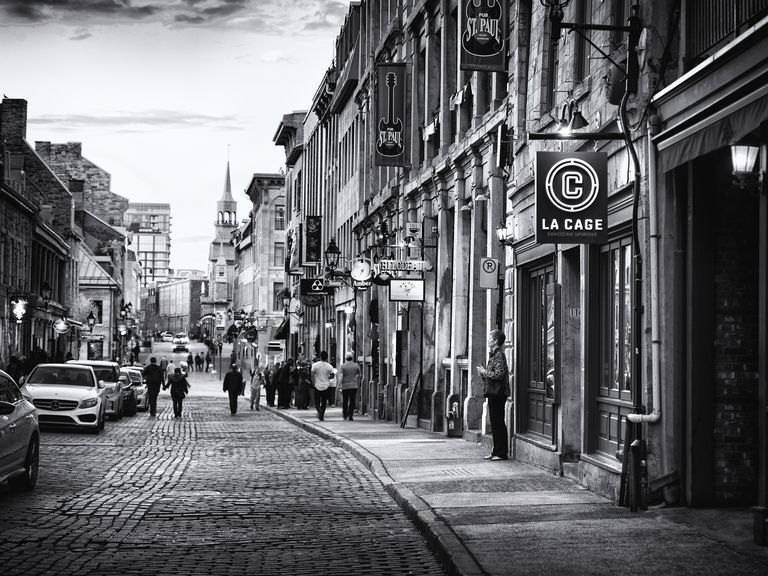
#> input picture CNN-Convolution/image1.jpeg, 768 x 576 px
$ python main.py
#> lines starting #> are read from the running program, lines starting #| are printed output that depends on the picture
from PIL import Image
import numpy as no
import numpy as np
img = Image.open('image1.jpeg').convert('L')
img = img.resize((1500, 1500), Image.NEAREST)
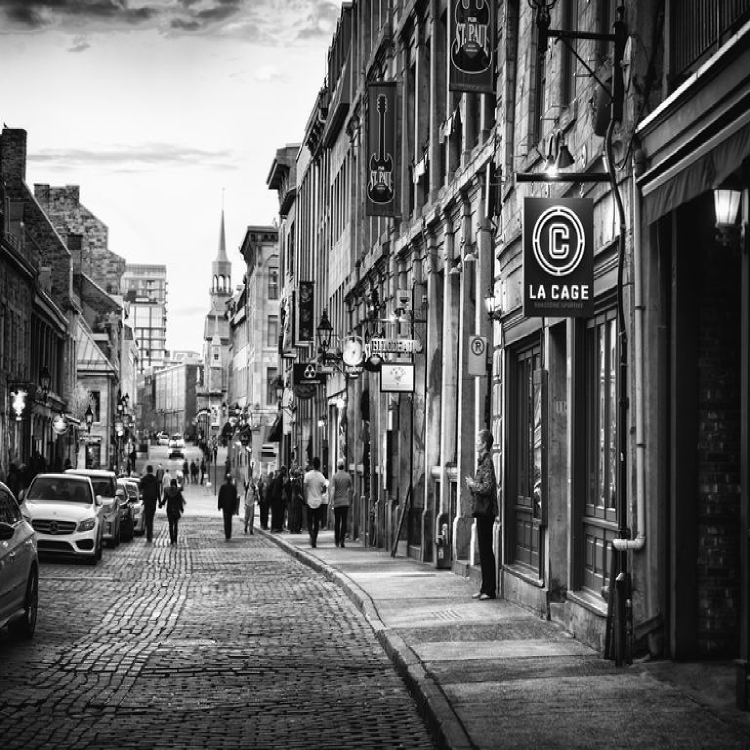
#> img: PIL image 1500x1500 L (shown at 1/2 size); min 0, max 255, mean 105.7
arr = no.array(img)
smp = [[1, 0, -1], [1, 0, -1], [1, 0, -1]]      # vertical for image1
# smp = [[1, 1, 1], [0, 0, 0], [-1, -1, -1]]    # horizontal for image2

result = np.zeros((1498, 1498))
for i in range(0, 1498):
    for j in range(0, 1498):
#> (the run stopped early here; a loop or call above may not have finished)
